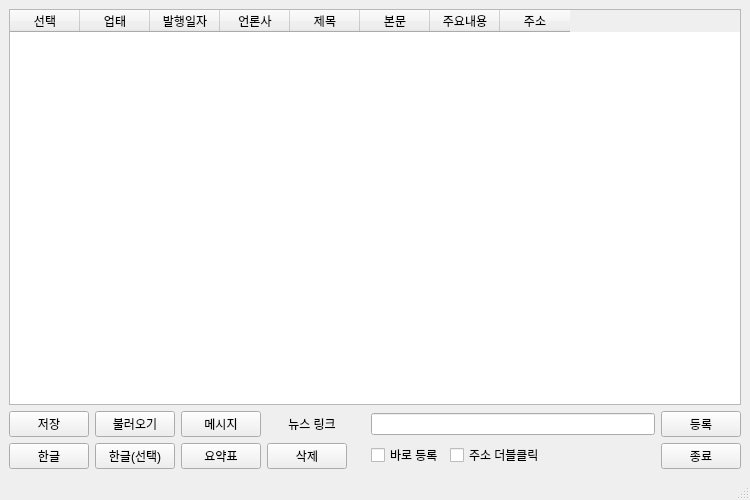
<?xml version="1.0" encoding="UTF-8"?>
<ui version="4.0">
 <class>MainWindow</class>
 <widget class="QMainWindow" name="MainWindow">
  <property name="geometry">
   <rect>
    <x>0</x>
    <y>0</y>
    <width>750</width>
    <height>500</height>
   </rect>
  </property>
  <property name="windowTitle">
   <string>MainWindow</string>
  </property>
  <widget class="QWidget" name="centralwidget">
   <layout class="QGridLayout" name="gridLayout">
    <item row="1" column="0">
     <widget class="QPushButton" name="btn_save">
      <property name="toolTip">
       <string>현재 테이블을 table.ini에 저장합니다. (Ctrl+S)</string>
      </property>
      <property name="text">
       <string>저장</string>
      </property>
     </widget>
    </item>
    <item row="0" column="0" colspan="9">
     <widget class="QTableWidget" name="newsTable">
      <property name="focusPolicy">
       <enum>Qt::NoFocus</enum>
      </property>
      <property name="dragEnabled">
       <bool>false</bool>
      </property>
      <property name="dragDropOverwriteMode">
       <bool>false</bool>
      </property>
      <property name="alternatingRowColors">
       <bool>true</bool>
      </property>
      <property name="selectionBehavior">
       <enum>QAbstractItemView::SelectItems</enum>
      </property>
      <property name="sortingEnabled">
       <bool>true</bool>
      </property>
      <property name="cornerButtonEnabled">
       <bool>false</bool>
      </property>
      <property name="rowCount">
       <number>0</number>
      </property>
      <attribute name="horizontalHeaderDefaultSectionSize">
       <number>70</number>
      </attribute>
      <attribute name="verticalHeaderShowSortIndicator" stdset="0">
       <bool>false</bool>
      </attribute>
      <column>
       <property name="text">
        <string>선택</string>
       </property>
      </column>
      <column>
       <property name="text">
        <string>업태</string>
       </property>
      </column>
      <column>
       <property name="text">
        <string>발행일자</string>
       </property>
      </column>
      <column>
       <property name="text">
        <string>언론사</string>
       </property>
      </column>
      <column>
       <property name="text">
        <string>제목</string>
       </property>
      </column>
      <column>
       <property name="text">
        <string>본문</string>
       </property>
      </column>
      <column>
       <property name="text">
        <string>주요내용</string>
       </property>
      </column>
      <column>
       <property name="text">
        <string>주소</string>
       </property>
      </column>
     </widget>
    </item>
    <item row="2" column="8">
     <widget class="QPushButton" name="btn_exit">
      <property name="toolTip">
       <string>프로그램을 종료합니다.</string>
      </property>
      <property name="text">
       <string>종료</string>
      </property>
     </widget>
    </item>
    <item row="1" column="7">
     <widget class="QLineEdit" name="input_link">
      <property name="inputMask">
       <string notr="true"/>
      </property>
      <property name="dragEnabled">
       <bool>true</bool>
      </property>
      <property name="placeholderText">
       <string notr="true"/>
      </property>
      <property name="clearButtonEnabled">
       <bool>false</bool>
      </property>
     </widget>
    </item>
    <item row="1" column="8">
     <widget class="QPushButton" name="btn_addNews">
      <property name="focusPolicy">
       <enum>Qt::NoFocus</enum>
      </property>
      <property name="toolTip">
       <string>테이블에 뉴스를 추가합니다.</string>
      </property>
      <property name="text">
       <string>등록</string>
      </property>
     </widget>
    </item>
    <item row="1" column="1">
     <widget class="QPushButton" name="btn_load">
      <property name="toolTip">
       <string>저장한 테이블(table.ini)을 불러옵니다.</string>
      </property>
      <property name="text">
       <string>불러오기</string>
      </property>
     </widget>
    </item>
    <item row="2" column="0">
     <widget class="QPushButton" name="btn_hwp">
      <property name="focusPolicy">
       <enum>Qt::NoFocus</enum>
      </property>
      <property name="toolTip">
       <string>현재 테이블을 hwp로 내보냅니다.</string>
      </property>
      <property name="text">
       <string>한글</string>
      </property>
      <property name="checkable">
       <bool>false</bool>
      </property>
      <property name="autoDefault">
       <bool>false</bool>
      </property>
      <property name="default">
       <bool>false</bool>
      </property>
      <property name="flat">
       <bool>false</bool>
      </property>
     </widget>
    </item>
    <item row="2" column="7">
     <layout class="QFormLayout" name="formLayout">
      <item row="0" column="0">
       <widget class="QCheckBox" name="autoStart">
        <property name="toolTip">
         <string>링크가 복사된 상태에서 등록을 하면 복사된 링크를 바로 등록합니다.</string>
        </property>
        <property name="text">
         <string>바로 등록</string>
        </property>
       </widget>
      </item>
      <item row="0" column="1">
       <widget class="QCheckBox" name="doubleClickWeb">
        <property name="toolTip">
         <string>테이블 주소셀을 더블클릭하면 웹으로 이동하게 됩니다.</string>
        </property>
        <property name="text">
         <string>주소 더블클릭</string>
        </property>
       </widget>
      </item>
     </layout>
    </item>
    <item row="2" column="2">
     <widget class="QPushButton" name="btn_summary">
      <property name="focusPolicy">
       <enum>Qt::NoFocus</enum>
      </property>
      <property name="toolTip">
       <string>선택한 기사를 메시지로 내보냅니다.</string>
      </property>
      <property name="text">
       <string>요약표</string>
      </property>
     </widget>
    </item>
    <item row="2" column="1">
     <widget class="QPushButton" name="btn_selectionSummary">
      <property name="toolTip">
       <string>저장한 테이블(table.ini)을 불러옵니다.</string>
      </property>
      <property name="text">
       <string>한글(선택)</string>
      </property>
     </widget>
    </item>
    <item row="1" column="2">
     <widget class="QPushButton" name="btn_message">
      <property name="toolTip">
       <string>저장한 테이블(table.ini)을 불러옵니다.</string>
      </property>
      <property name="text">
       <string>메시지</string>
      </property>
     </widget>
    </item>
    <item row="2" column="3">
     <widget class="QPushButton" name="btn_delete">
      <property name="focusPolicy">
       <enum>Qt::NoFocus</enum>
      </property>
      <property name="toolTip">
       <string>선택된 셀의 행을 삭제합니다.</string>
      </property>
      <property name="text">
       <string>삭제</string>
      </property>
     </widget>
    </item>
    <item row="1" column="3">
     <widget class="QLabel" name="label">
      <property name="text">
       <string>   뉴스 링크</string>
      </property>
      <property name="alignment">
       <set>Qt::AlignCenter</set>
      </property>
     </widget>
    </item>
   </layout>
  </widget>
  <widget class="QStatusBar" name="statusbar"/>
 </widget>
 <resources/>
 <connections/>
</ui>
